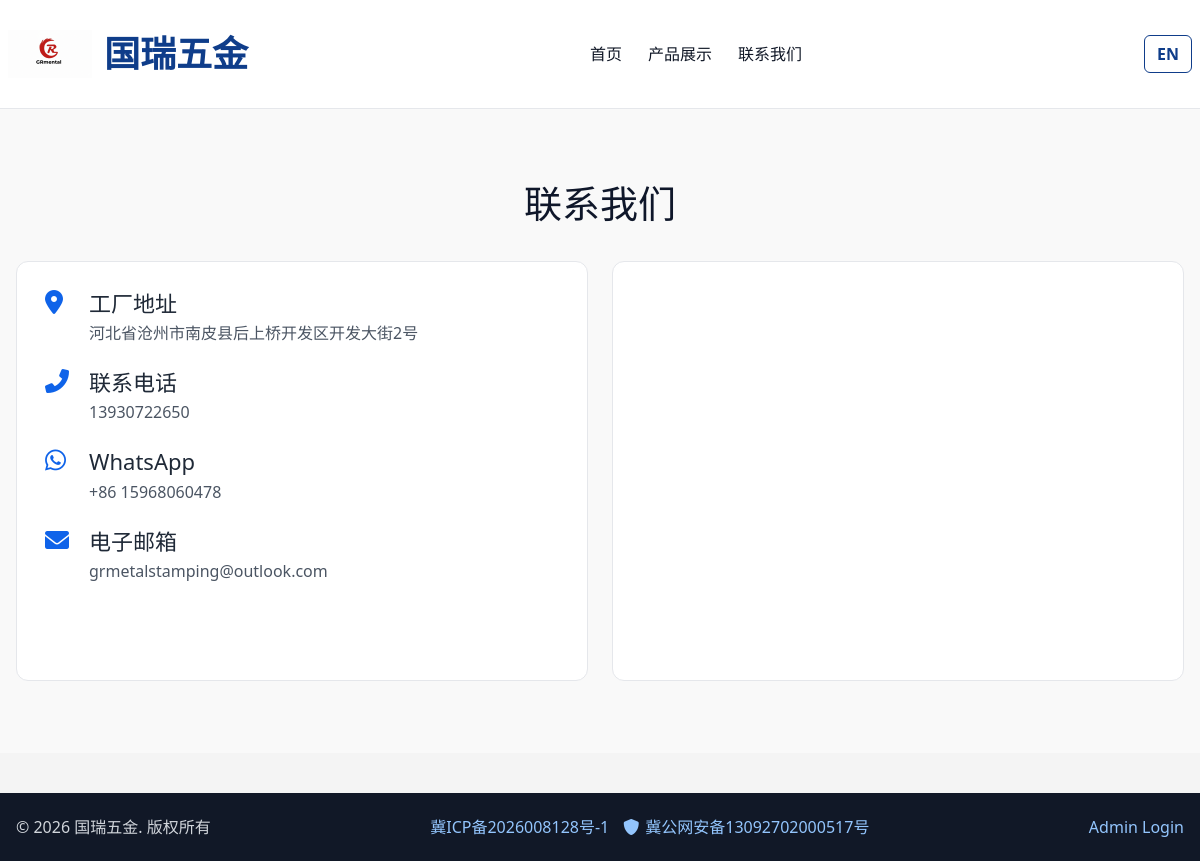
The app's page /contact with its own data.
### tables this page shows
CREATE TABLE site_config (
                key TEXT PRIMARY KEY,
                value_zh TEXT,
                value_en TEXT
            );

### app.py (the view)
@app.route('/contact')
def contact():
    map_embed_url = get_map_embed_url()
    map_link_url = get_map_link_url()
    return render_template('contact.html', map_embed_url=map_embed_url, map_link_url=map_link_url)

### app.py (called while the page is built)
def get_db():
    db = getattr(g, '_database', None)
    if db is None:
        db = g._database = sqlite3.connect(DATABASE)
        db.row_factory = sqlite3.Row
    return db

@app.teardown_appcontext
def close_connection(exception):
    db = getattr(g, '_database', None)
    if db is not None:
        db.close()

def get_lang():
    return session.get('lang', 'zh')

def get_trans(key):
    lang = get_lang()
    db = get_db()
    row = db.execute('SELECT value_zh, value_en FROM site_config WHERE key = ?', (key,)).fetchone()
    if row:
        return row[f'value_{lang}']
    return key

def config_val(key):
    return get_trans(key)

def get_map_embed_url():
    return GOOGLE_MAP_EMBED_URL

def get_map_link_url():
    return GOOGLE_MAP_SHARE_URL

### templates/contact.html (shortened to what this page needs)
{% extends 'base.html' %}
{% block content %}
<section class="section-block contact-block">
    <div class="container shell">
        <h1 class="section-title">{{ 'Contact Us' if session.get('lang') == 'en' else '联系我们' }}</h1>
        <div class="contact-layout">
            <div class="contact-list">
                <div class="contact-item">
                    <i class="fas fa-map-marker-alt"></i>
                    <div>
                        <h4>{{ 'Address' if session.get('lang') == 'en' else '工厂地址' }}</h4>
                        <p>{{ config_val('address') }}</p>
                    </div>
                </div>
                <div class="contact-item">
                    <i class="fas fa-phone-alt"></i>
                    <div>
                        <h4>{{ 'Phone' if session.get('lang') == 'en' else '联系电话' }}</h4>
                        <p>{{ config_val('phone') }}</p>
                    </div>
                </div>
                <div class="contact-item">
                    <i class="fab fa-whatsapp"></i>
                    <div>
                        <h4>WhatsApp</h4>
                        <p>{{ config_val('whatsapp') }}</p>
                    </div>
                </div>
                <div class="contact-item">
                    <i class="fas fa-envelope"></i>
                    <div>
                        <h4>{{ 'Email' if session.get('lang') == 'en' else '电子邮箱' }}</h4>
                        <p>{{ config_val('email') }}</p>
                    </div>
                </div>
            </div>
            <div class="map-box">
                <iframe src="{{ map_embed_url }}" allowfullscreen="" loading="lazy"></iframe>
            </div>
        </div>
    </div>
</section>
{% endblock %}

### templates/base.html (shortened to what this page needs)
<!DOCTYPE html>
<html lang="{{ session.get('lang', 'zh') }}">
<head>
    <link rel="stylesheet" href="https://cdnjs.cloudflare.com/ajax/libs/bootstrap/5.3.0/css/bootstrap.min.css">
    <link rel="stylesheet" href="{{ url_for('static', filename='css/style.css') }}">
    <link rel="stylesheet" href="https://cdnjs.cloudflare.com/ajax/libs/font-awesome/6.0.0/css/all.min.css">
</head>
<body>
    <header class="site-header">
        <div class="container shell">
            <a class="brand" href="{{ url_for('index') }}">
                <img src="{{ url_for('static', filename='images/logo.png') }}" alt="logo">
                <span>{{ config_val('company_name') }}</span>
            </a>
            <nav class="top-nav">
                <a href="{{ url_for('index') }}">{{ 'Home' if session.get('lang') == 'en' else '首页' }}</a>
                <a href="{{ url_for('index') }}#products">{{ 'Products' if session.get('lang') == 'en' else '产品展示' }}</a>
                <a href="{{ url_for('contact') }}">{{ 'Contact' if session.get('lang') == 'en' else '联系我们' }}</a>
            </nav>
            <a class="lang-switch" href="{{ url_for('set_lang', lang='zh' if session.get('lang') == 'en' else 'en') }}">
                {{ '中文' if session.get('lang') == 'en' else 'EN' }}
            </a>
        </div>
    </header>
    {% block content %}{% endblock %}
    <footer class="site-footer">
        <div class="container shell footer-shell">
            <p>&copy; 2026 {{ config_val('company_name') }}. {{ 'All Rights Reserved' if session.get('lang') == 'en' else '版权所有' }}</p>
            <div class="footer-beian">
                <a href="https://beian.miit.gov.cn/" target="_blank" rel="noopener noreferrer">冀ICP备2026008128号-1</a>
                <a href="https://beian.mps.gov.cn/#/query/webSearch?code=13092702000517" target="_blank" rel="noreferrer noopener">
                    <i class="fas fa-shield-alt"></i>
                    <span>冀公网安备13092702000517号</span>
                </a>
            </div>
            <a href="{{ url_for('admin_login') }}">Admin Login</a>
        </div>
    </footer>
</body>
</html>

### static/css/style.css (style rules this page uses)
* { box-sizing: border-box; }
body { margin: 0; font-family: "Segoe UI", "PingFang SC", "Microsoft YaHei", sans-serif; color: #1f2937; background-color: #f4f4f4; }
a { text-decoration: none; }
.shell { max-width: 1200px; margin: 0 auto; }
.site-header { position: sticky; top: 0; z-index: 20; background: #ffffff; border-bottom: 1px solid #e5e7eb; }
.site-header .shell { display: flex; align-items: center; justify-content: space-between; gap: 24px; padding: 12px 8px; }
.brand { display: flex; align-items: center; gap: 12px; font-size: 36px; font-weight: 700; color: #0f3d8a; }
.brand img { width: 84px; height: 84px; object-fit: contain; }
.top-nav { display: flex; align-items: center; gap: 26px; }
.top-nav a { color: #111827; font-weight: 500; }
.lang-switch { border: 1px solid #0f3d8a; color: #0f3d8a; font-weight: 600; padding: 6px 12px; border-radius: 6px; }
.section-block { padding: 72px 0; }
.section-title { margin: 0 0 34px; font-size: 38px; color: #0f172a; text-align: center; }
.contact-block { background: #f9f9f9; }
.contact-layout { display: grid; gap: 24px; grid-template-columns: 1fr 1fr; }
.contact-list { background: #ffffff; border-radius: 12px; border: 1px solid #e5e7eb; padding: 28px; }
.contact-item { display: flex; gap: 14px; align-items: flex-start; margin-bottom: 24px; }
.contact-item:last-child { margin-bottom: 0; }
.contact-item i { font-size: 24px; color: #0f63e9; width: 30px; }
.contact-item h4 { margin: 0 0 5px; font-size: 22px; }
.contact-item p { margin: 0; color: #4b5563; }
.map-box { background: #ffffff; border-radius: 12px; border: 1px solid #e5e7eb; overflow: hidden; min-height: 420px; }
.map-box iframe { width: 100%; height: 100%; border: 0; }
.site-footer { background: #111827; color: #d1d5db; margin-top: 40px; }
.footer-shell { display: flex; align-items: center; justify-content: space-between; gap: 14px; padding: 22px 8px; }
.footer-shell p { margin: 0; }
.footer-shell a { color: #93c5fd; }
.footer-beian { display: flex; align-items: center; gap: 14px; }
.footer-beian a { display: inline-flex; align-items: center; gap: 6px; }
@media (max-width: 1200px) { .shell { padding-left: 16px; padding-right: 16px; } }

### records on screen
site_config: value_zh "国瑞五金"
site_config: value_zh "河北省沧州市南皮县后上桥开发区开发大街2号"
site_config: value_zh "13930722650"
site_config: value_zh "+86 15968060478"
site_config: value_zh "grmetalstamping@outlook.com"

### other values on screen
{{ 'Home' if session.get('lang') == 'en' else '首页' }} "首页"
{{ 'Products' if session.get('lang') == 'en' else '产品展示' }} "产品展示"
{{ 'Contact' if session.get('lang') == 'en' else '联系我们' }} "联系我们"
{{ '中文' if session.get('lang') == 'en' else 'EN' }} "EN"
{{ 'Contact Us' if session.get('lang') == 'en' else '联系我们' }} "联系我们"
{{ 'Address' if session.get('lang') == 'en' else '工厂地址' }} "工厂地址"
{{ 'Phone' if session.get('lang') == 'en' else '联系电话' }} "联系电话"
{{ 'Email' if session.get('lang') == 'en' else '电子邮箱' }} "电子邮箱"
{{ 'All Rights Reserved' if session.get('lang') == 'en' else '版权所有' }} "版权所有"
